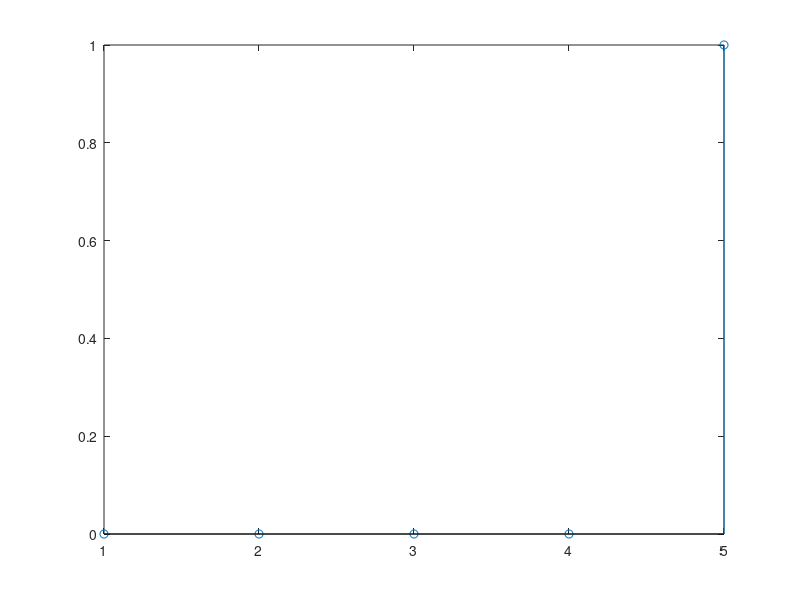

This chart was generated by the following MATLAB code:
clear all
clc
L=input('Panjang Gelombang (>=40)=' )
P=input('Panjang Sekuen =' )
for n=1:L
if (n>=P)
			step(n)=1;
else
			step(n)=0;
end
end
x=1:L;
stem(x,step)
